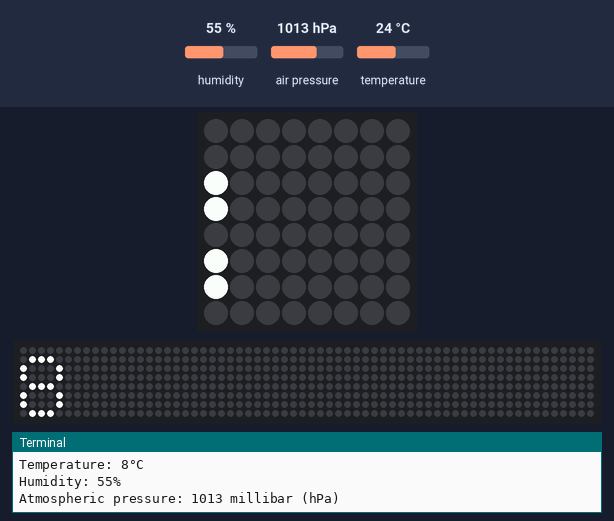
Simulated run of this program. Board: Raspberry Pi (BCM pin numbers) with a Sense HAT. On the bench: the Sense HAT's 8×8 RGB LED matrix, a strip that is not on the board, showing the scrolling text unrolled, the last lines printed to the terminal. Inputs (shaded band) come from the test bench; at power-on: temperature 24 °C, humidity 55 %, air pressure 1013 hPa. The 64×8 strip is a reading aid, not a part: it shows the text the matrix is scrolling, unrolled, one strip-width of it at a time.

Above: at 1.28 s.
1.3 s: temperature set to 12 °C
At 1.59 s:
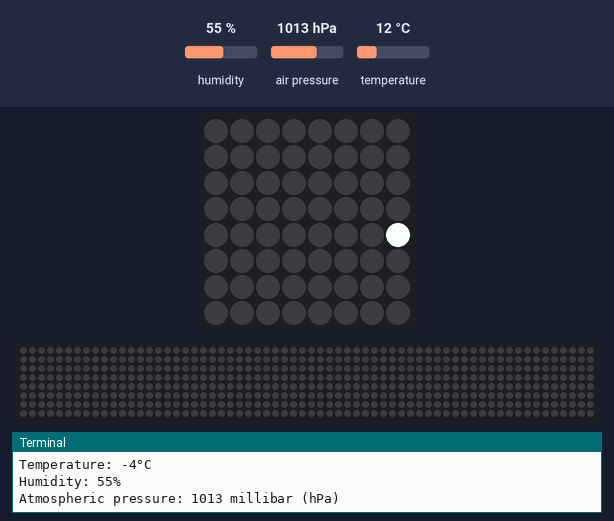
3.2 s: temperature set to 19 °C
At 4.82 s:
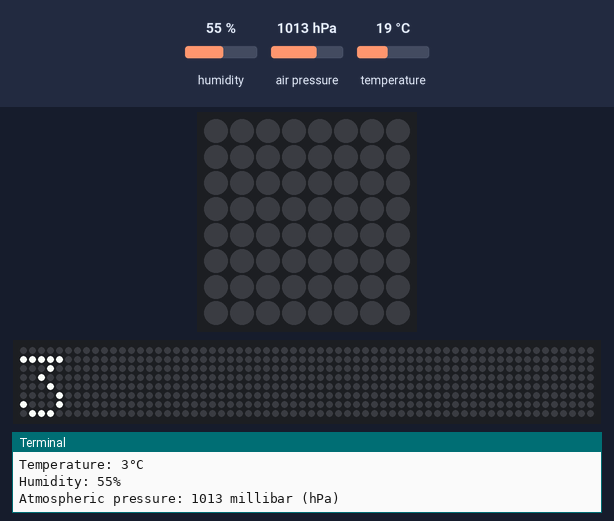
5.1 s: temperature set to 28 °C
At 6.44 s:
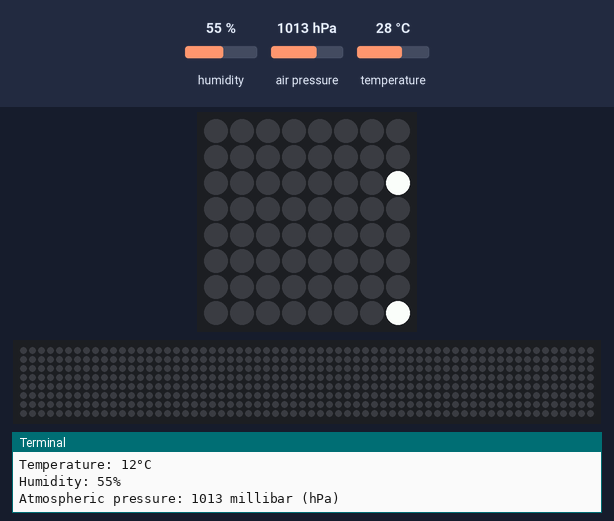

The program:

simple-weather-station.py
```python
#!/usr/bin/python
# -*- coding: utf-8 -*-
from __future__ import print_function
from sense_hat import SenseHat
import time
import sys

sense = SenseHat()
sense.clear()
sense.set_rotation(90)

try:
      while True:
           temp = sense.get_temperature()
           cpu_temp = 16
           temp = int(temp) - cpu_temp
           print("Temperature:", str(temp) + "°C")

           humidity = sense.get_humidity()
           humidity = int(humidity)
           print("Humidity:", str(humidity) + "%")

           pressure = sense.get_pressure()
           pressure = int(pressure)
           print("Atmospheric pressure:", pressure, "millibar (hPa)")

           sense.show_message(str(temp))
except KeyboardInterrupt:
      pass
```
